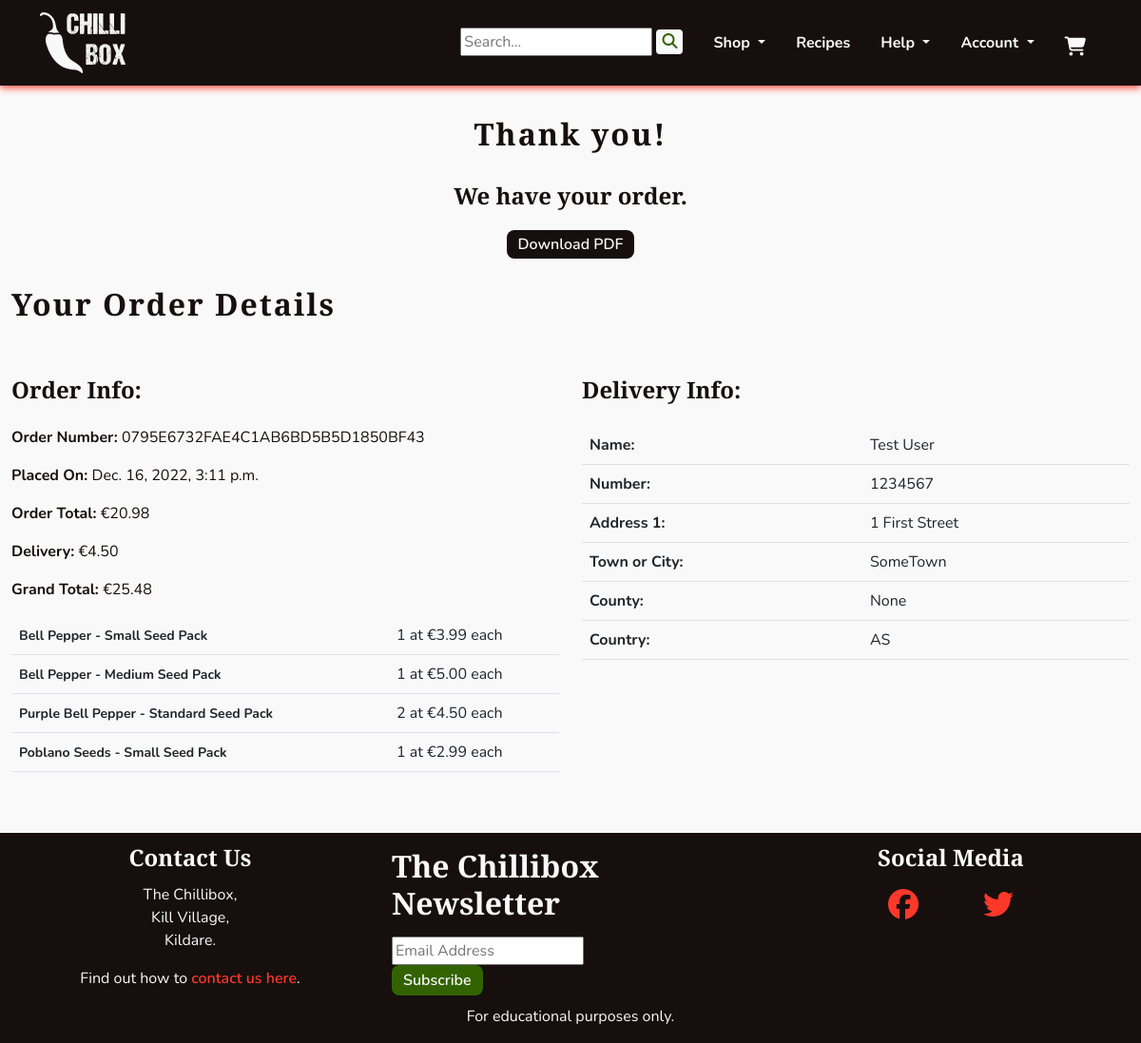
Page /profiles/order_history/0795E6732FAE4C1AB6BD5B5D1850BF43 (signed in) on the committed database.
### checkout/models.py (models this page shows, shortened)
class Order(models.Model):
    order_number = models.CharField(max_length=32, editable=False)
    user_profile = models.ForeignKey(UserProfile, on_delete=models.SET_NULL,
                                     null=True, blank=True,
                                     related_name='orders')
    first_name = models.CharField(max_length=50)
    last_name = models.CharField(max_length=50)
    email = models.EmailField(max_length=254)
    phone_number = models.CharField(max_length=20)
    country = CountryField(blank_label='Country *')
    postcode = models.CharField(max_length=20, null=True, blank=True)
    town_or_city = models.CharField(max_length=40)
    street_address1 = models.CharField(max_length=80)
    street_address2 = models.CharField(max_length=80, null=True, blank=True)
    county = models.CharField(max_length=80, null=True, blank=True)
    date = models.DateTimeField(auto_now_add=True)
    delivery_cost = models.DecimalField(max_digits=6,
                                        decimal_places=2, default=0)
    order_total = models.DecimalField(max_digits=10,
                                      decimal_places=2, default=0)
    grand_total = models.DecimalField(max_digits=10,
                                      decimal_places=2, default=0)
    original_cart = models.TextField(null=False, blank=False, default='')
    stripe_pid = models.CharField(max_length=254, null=False, blank=False,
                                  default='')

class OrderLineItem(models.Model):
    order = models.ForeignKey(Order, on_delete=models.CASCADE,
                              related_name='lineitems')
    product = models.ForeignKey(Product, on_delete=models.CASCADE)
    variant = models.ForeignKey(Variant, on_delete=models.CASCADE)
    quantity = models.IntegerField(default=0)
    lineitem_total = models.DecimalField(max_digits=6, decimal_places=2,
                                         editable=False)

### products/models.py (models this page shows, shortened)
class Product(models.Model):
    category = models.ForeignKey(Category, on_delete=models.SET_NULL,
                                 null=True, blank=True, related_name='product')
    subcategory = models.CharField(max_length=8, choices=SUBCATEGORIES,
                                   blank=True)
    name = models.CharField(max_length=255)
    slug = models.SlugField()
    description = models.TextField(null=True, blank=True,
                                   help_text='Include a description for the \
                                   product\'s page.')
    excerpt = models.TextField(null=True, blank=True, help_text='Include a \
                               brief summary of the product.')
    ingredients = models.CharField(max_length=140, null=True, blank=True,
                                   help_text='For sauces, please include the \
                                   ingredients.')
    growth_time = models.CharField(max_length=140, null=True, blank=True,
                                   help_text='For seeds, please include the \
                                   growth time to maturity.')
    heat_level = models.CharField(max_length=140, null=True, blank=True,
                                  help_text='In scovilles or more generally \
                                  (eg \'hot\') where appropriate.')
    box_contents = models.ManyToManyField('self', blank=True, help_text='Add \
                                          products for seed and sauce boxes.')
    image = models.ImageField(upload_to='uploads/', null=True, blank=True)
    thumbnail = models.ImageField(upload_to='uploads/', null=True, blank=True,
                                  help_text='If not added, will be \
                                  auto-generated from image.')
    added_on = models.DateField(auto_now_add=True)
    class Meta:
        ordering = ('name',)
        get_latest_by = ('added_on',)
    def __str__(self):
        return self.name

class Variant(models.Model):
    product = models.ForeignKey(Product, on_delete=models.CASCADE,
                                related_name='variants')
    size = models.CharField(max_length=80)
    price = models.DecimalField(max_digits=5, decimal_places=2)
    current_stock = models.PositiveIntegerField(default=0,
                                                help_text='Default is 0.')
    in_stock = models.BooleanField(default=False,
                                   help_text='Updates when current stock \
                                   updated.')
    class Meta:
        verbose_name_plural = 'Variants'

### profiles/views.py (the view)
# urls.py: path('order_history/<order_number>', views.OrderHistory.as_view(),
class OrderHistory(LoginRequiredMixin, View):
    def get(self, request, order_number):
        order = get_object_or_404(Order, order_number=order_number)
        template_name = 'checkout/checkout_success.html'
        context = {
            'order': order,
        }
        return render(request, template_name, context)

### checkout/templates/checkout/checkout_success.html (shortened to what this page needs)
{% extends "base.html" %}
{% load static %}
{% block content %}
<section>
    <div class="text-center">
        <h2 class="headings">Thank you!</h2>
        <h3 class="headings headings-sm">We have your order.</h3>
        <a class="chilli-btn" href="{% url 'checkout:order_pdf' order.pk %}">Download PDF</a>
    </div>
</section>
<section class="row">
    <h3 class="headings">Your Order Details</h3>
    <div class="col-12 col-md-6">
        <h4 class="headings headings-sm">Order Info:</h4>
        <p><strong>Order Number: </strong>{{ order.order_number }}</p>
        <p><strong>Placed On: </strong>{{ order.date }}</p>
        <p><strong>Order Total: </strong>€{{ order.order_total|floatformat:2 }}</p>
        <p><strong>Delivery: </strong>€{{ order.delivery_cost|floatformat:2 }}</p>
        <p><strong>Grand Total: </strong>€{{ order.grand_total|floatformat:2 }}</p>
        <table class="table">
            {% for item in order.lineitems.all %}
                <tr>
                    <th><small>{{ item.product }} - {{ item.variant.size }}</small></th>
                    <td>{{ item.quantity }} at €{{ item.variant.price }} each</td>
                </tr>
            {% endfor %}
        </table>
    </div>
    <div class="col-12 col-md-6">
        <h4 class="headings headings-sm">Delivery Info:</h4>
        <table class="table">
            <tr>
                <th>Name: </th>
                <td>{{ order.first_name }} {{ order.last_name }}</td>
            </tr>
            <tr>
                <th>Number: </th>
                <td>{{ order.phone_number }}</td>
            </tr>
            <tr>
                <th>Address 1: </th>
                <td>{{ order.street_address1 }}
            </tr>
            <tr>
                <th>Town or City: </th>
                <td>{{ order.town_or_city }}</td>
            </tr>
            <tr>
                <th>County: </th>
                <td>{{ order.county }}</td>
            </tr>
            <tr>
                <th>Country: </th>
                <td>{{ order.country }}</td>
            </tr>
        </table>
    </div>
</section>
{% endblock %}

### static/css/style.css (style rules this page uses)
:root { --site-white: #faf9f9; --site-black: #160f0e; --site-grey: #6b6363; --site-red: #fc382a; --site-dark-red:#bd0000; --site-green: #568729; --site-dark-green: #326300; --site-text-bg: rgba(49, 99, 0, 0.2); --site-car-bg: rgba(245, 241, 238, 0.61); }
html { height: 100%; }
section { max-width: 2550px; }
body { font-family: "Nunito", sans-serif; color: var(--site-black); font-size: 1rem; background: var(--site-white); }
h1, h2, h3, h4 { font-family: "Merriweather Sans", "Nunito", sans-serif; font-weight: 900; margin-top: 0.5em; margin-bottom: 0.5em; }
.headings { font-size: 2rem; letter-spacing: 2px; margin: 1em 0; }
.headings-sm { font-size: 1.5rem; letter-spacing: 0; }
a { text-decoration: none; }
.chilli-btn { padding: 0.25em 0.75em; font-weight: 600; color: var(--site-white); background-color: var(--site-black); border-radius: 8px; transition: all 0.2s linear; }

### rows in the picture
Order: order_number "0795E6732FAE4C1AB6BD5B5D1850BF43", date "Dec. 16, 2022, 3:11 p.m.", order_total "20.98", delivery_cost "4.50", grand_total "25.48", first_name "Test", last_name "User", phone_number "1234567", street_address1 "1 First Street", town_or_city "SomeTown", county "None", country "AS"
OrderLineItem: product "Bell Pepper", variant.size "Small Seed Pack", quantity "1", variant.price "3.99"
OrderLineItem: product "Bell Pepper", variant.size "Medium Seed Pack", quantity "1", variant.price "5.00"
OrderLineItem: product "Purple Bell Pepper", variant.size "Standard Seed Pack", quantity "2", variant.price "4.50"
OrderLineItem: product "Poblano Seeds", variant.size "Small Seed Pack", quantity "1", variant.price "2.99"
